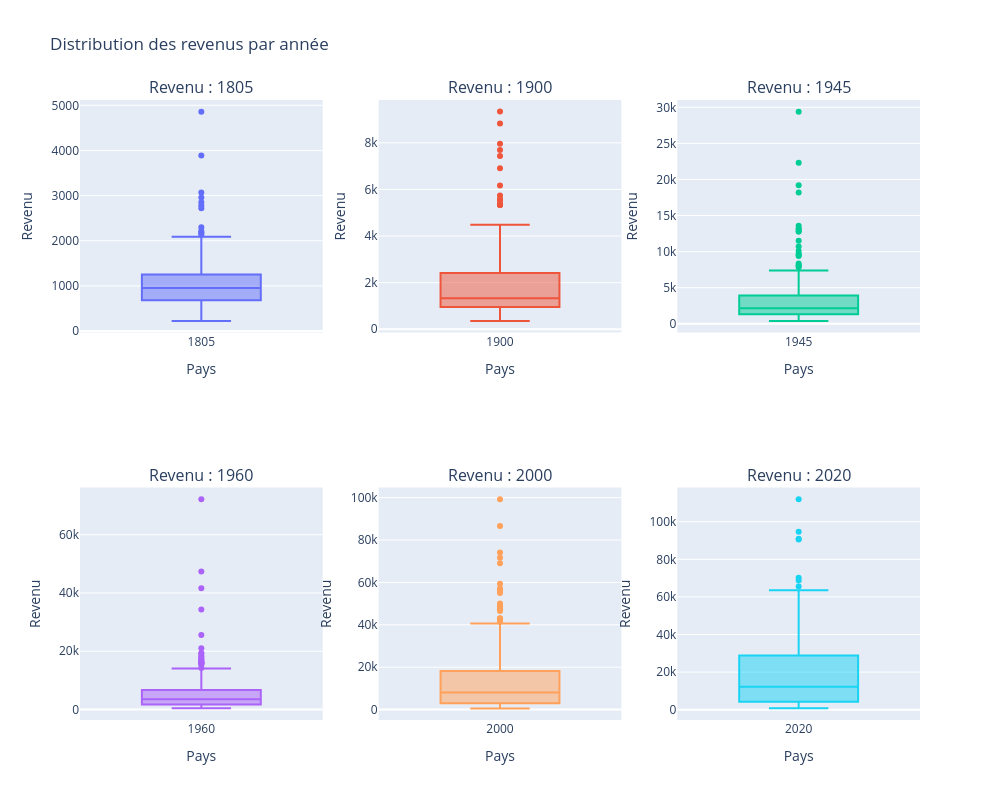

Source (notebook cell):
### Code cell
# avec plotly


fig = make_subplots(
    rows=2, cols=3,
    subplot_titles=[f"Revenu : {y}" for y in years]
)

positions = [(1,1), (1,2), (1,3), (2,1), (2,2), (2,3)]

for year, (row, col) in zip(years, positions):
    fig.add_trace(
        go.Box(y=df_income[year], name=year),
        row=row, col=col
    )

fig.update_layout(
    height=800,
    width=1000,
    showlegend=False,
    title_text="Distribution des revenus par année"
)

fig.update_yaxes(title_text="Revenu")
fig.update_xaxes(title_text="Pays")

fig.show()

### Figure 1 — Plotly figure (JSON) as saved in the notebook; plotly's stock layout.template omitted (floating-point values rounded to 4 significant figures; data arrays with more than 128 entries replaced by an {"elided": "..."} marker saying what was removed)
{"data": [{"name": "1805", "type": "box", "xaxis": "x", "y": {"elided": "195 int values"}, "yaxis": "y"}, {"name": "1900", "type": "box", "xaxis": "x2", "y": {"elided": "195 int values"}, "yaxis": "y2"}, {"name": "1945", "type": "box", "xaxis": "x3", "y": {"elided": "195 int values"}, "yaxis": "y3"}, {"name": "1960", "type": "box", "xaxis": "x4", "y": {"elided": "195 int values"}, "yaxis": "y4"}, {"name": "2000", "type": "box", "xaxis": "x5", "y": {"elided": "195 int values"}, "yaxis": "y5"}, {"name": "2020", "type": "box", "xaxis": "x6", "y": {"elided": "195 int values"}, "yaxis": "y6"}], "layout": {"annotations": [{"font": {"size": 16}, "showarrow": false, "text": "Revenu : 1805", "x": 0.1444, "xanchor": "center", "xref": "paper", "y": 1, "yanchor": "bottom", "yref": "paper"}, {"font": {"size": 16}, "showarrow": false, "text": "Revenu : 1900", "x": 0.5, "xanchor": "center", "xref": "paper", "y": 1, "yanchor": "bottom", "yref": "paper"}, {"font": {"size": 16}, "showarrow": false, "text": "Revenu : 1945", "x": 0.8556, "xanchor": "center", "xref": "paper", "y": 1, "yanchor": "bottom", "yref": "paper"}, {"font": {"size": 16}, "showarrow": false, "text": "Revenu : 1960", "x": 0.1444, "xanchor": "center", "xref": "paper", "y": 0.375, "yanchor": "bottom", "yref": "paper"}, {"font": {"size": 16}, "showarrow": false, "text": "Revenu : 2000", "x": 0.5, "xanchor": "center", "xref": "paper", "y": 0.375, "yanchor": "bottom", "yref": "paper"}, {"font": {"size": 16}, "showarrow": false, "text": "Revenu : 2020", "x": 0.8556, "xanchor": "center", "xref": "paper", "y": 0.375, "yanchor": "bottom", "yref": "paper"}], "height": 800, "showlegend": false, "title": {"text": "Distribution des revenus par année"}, "width": 1000, "xaxis": {"anchor": "y", "autorange": true, "domain": [0, 0.2889], "range": [-0.5, 0.5], "title": {"text": "Pays"}, "type": "category"}, "xaxis2": {"anchor": "y2", "autorange": true, "domain": [0.3556, 0.6444], "range": [-0.5, 0.5], "title": {"text": "Pays"}, "type": "category"}, "xaxis3": {"anchor": "y3", "autorange": true, "domain": [0.7111, 1], "range": [-0.5, 0.5], "title": {"text": "Pays"}, "type": "category"}, "xaxis4": {"anchor": "y4", "autorange": true, "domain": [0, 0.2889], "range": [-0.5, 0.5], "title": {"text": "Pays"}, "type": "category"}, "xaxis5": {"anchor": "y5", "autorange": true, "domain": [0.3556, 0.6444], "range": [-0.5, 0.5], "title": {"text": "Pays"}, "type": "category"}, "xaxis6": {"anchor": "y6", "autorange": true, "domain": [0.7111, 1], "range": [-0.5, 0.5], "title": {"text": "Pays"}, "type": "category"}, "yaxis": {"anchor": "x", "autorange": true, "domain": [0.625, 1], "range": [-32.5, 5118.0], "title": {"text": "Revenu"}, "type": "linear"}, "yaxis2": {"anchor": "x2", "autorange": true, "domain": [0.625, 1], "range": [-138.9, 9839.0], "title": {"text": "Revenu"}, "type": "linear"}, "yaxis3": {"anchor": "x3", "autorange": true, "domain": [0.625, 1], "range": [-1207.0, 31010.0], "title": {"text": "Revenu"}, "type": "linear"}, "yaxis4": {"anchor": "x4", "autorange": true, "domain": [0, 0.375], "range": [-3575.0, 76190.0], "title": {"text": "Revenu"}, "type": "linear"}, "yaxis5": {"anchor": "x5", "autorange": true, "domain": [0, 0.375], "range": [-4900.0, 104800.0], "title": {"text": "Revenu"}, "type": "linear"}, "yaxis6": {"anchor": "x6", "autorange": true, "domain": [0, 0.375], "range": [-5450.0, 118200.0], "title": {"text": "Revenu"}, "type": "linear"}}}
